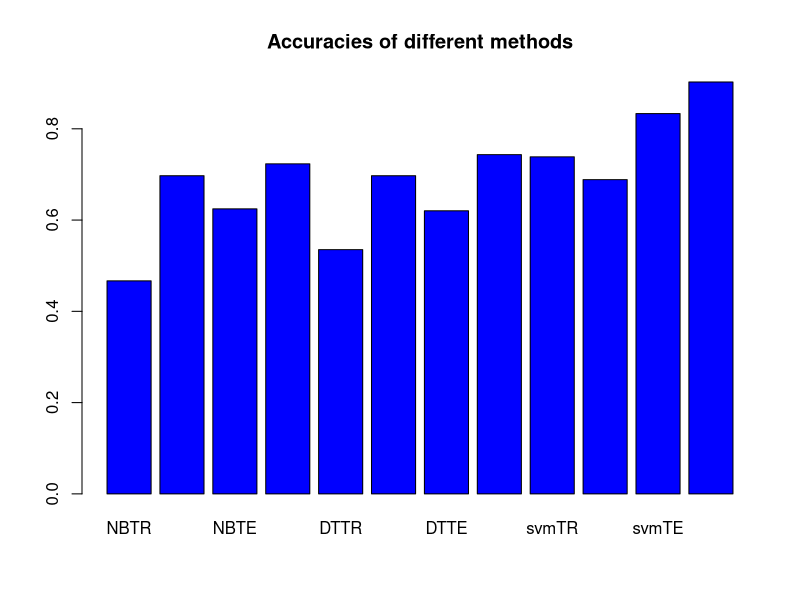

Write R code to recreate this figure.
d <- c("NBTR" = 0.4668,"NBTRpca" = 0.6972,"NBTE" = 0.62456,"NBTEpca" =0.72325  ,"DTTR" = 0.5352,"DTTRpca" = 0.6972,"DTTE"=0.6203,"DTTEpca"=0.7434,"svmTR" = 0.7385890254,"svmTRpca" = 0.6886428214,"svmTE" = 0.8333333333,"svmTEpca"=0.9025615225)
barplot(d,main = "Accuracies of different methods",col = "blue",border = "black")

